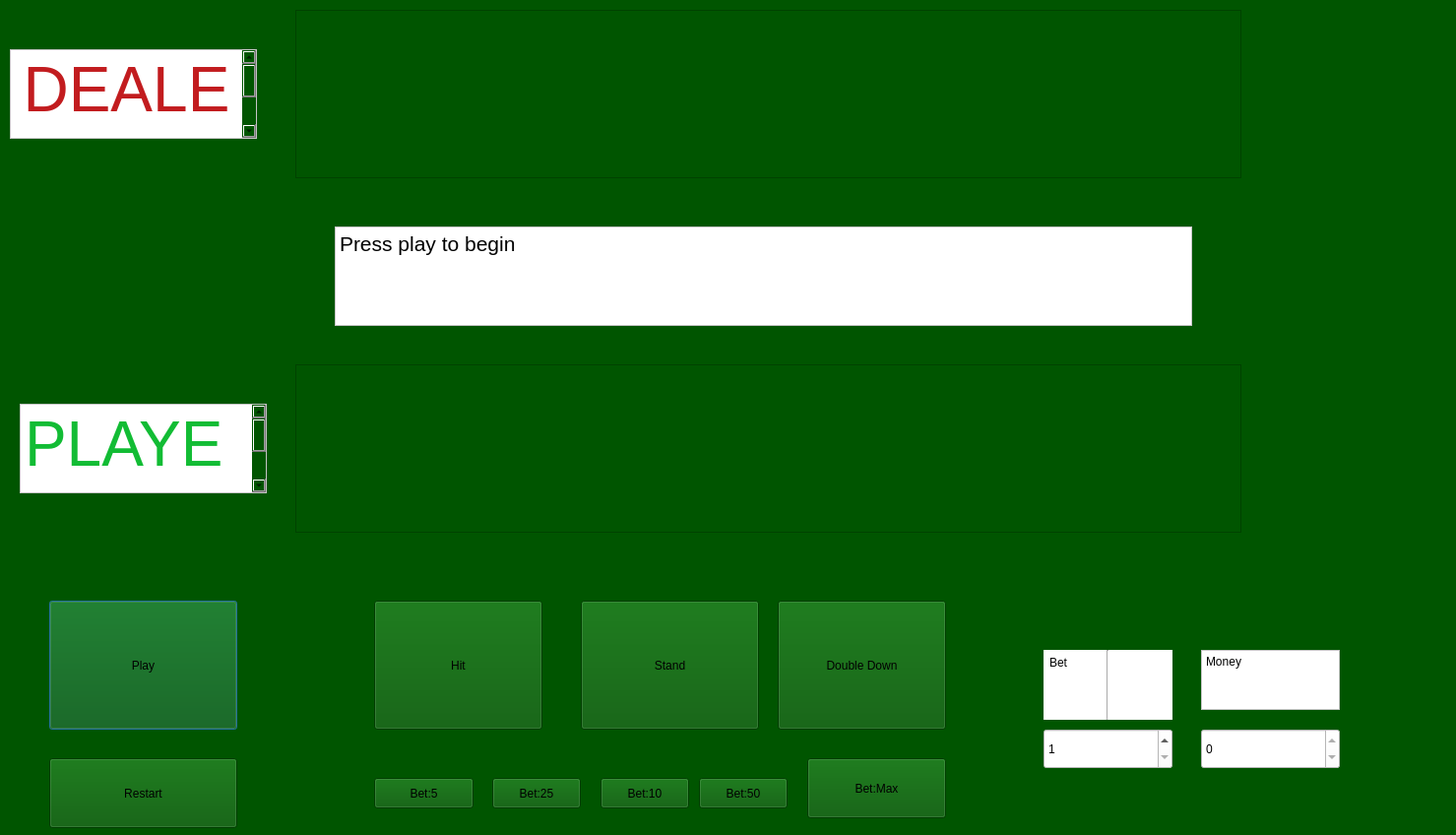
<?xml version="1.0" encoding="UTF-8"?>
<ui version="4.0">
 <class>GameScreen</class>
 <widget class="QDialog" name="GameScreen">
  <property name="geometry">
   <rect>
    <x>0</x>
    <y>0</y>
    <width>1479</width>
    <height>848</height>
   </rect>
  </property>
  <property name="windowTitle">
   <string>GameScreen</string>
  </property>
  <property name="autoFillBackground">
   <bool>false</bool>
  </property>
  <property name="styleSheet">
   <string notr="true">background:rgb(0, 85, 0);</string>
  </property>
  <widget class="QTextEdit" name="Dealer_Hand">
   <property name="geometry">
    <rect>
     <x>300</x>
     <y>10</y>
     <width>961</width>
     <height>171</height>
    </rect>
   </property>
   <property name="styleSheet">
    <string notr="true">font: 25 italic 36pt &quot;Ubuntu&quot;;
color:rgb(255, 255, 255);</string>
   </property>
   <property name="readOnly">
    <bool>true</bool>
   </property>
  </widget>
  <widget class="QTextEdit" name="Player_Hand">
   <property name="geometry">
    <rect>
     <x>300</x>
     <y>370</y>
     <width>961</width>
     <height>171</height>
    </rect>
   </property>
   <property name="styleSheet">
    <string notr="true">font: 25 italic 36pt &quot;Ubuntu&quot;;
color:rgb(255, 255, 255);</string>
   </property>
   <property name="readOnly">
    <bool>true</bool>
   </property>
  </widget>
  <widget class="QTextEdit" name="Dealer">
   <property name="geometry">
    <rect>
     <x>10</x>
     <y>50</y>
     <width>251</width>
     <height>91</height>
    </rect>
   </property>
   <property name="styleSheet">
    <string notr="true">background: rgb(255, 255, 255);</string>
   </property>
   <property name="readOnly">
    <bool>true</bool>
   </property>
   <property name="html">
    <string>&lt;!DOCTYPE HTML PUBLIC &quot;-//W3C//DTD HTML 4.0//EN&quot; &quot;http://www.w3.org/TR/REC-html40/strict.dtd&quot;&gt;
&lt;html&gt;&lt;head&gt;&lt;meta name=&quot;qrichtext&quot; content=&quot;1&quot; /&gt;&lt;style type=&quot;text/css&quot;&gt;
p, li { white-space: pre-wrap; }
&lt;/style&gt;&lt;/head&gt;&lt;body style=&quot; font-family:'Ubuntu'; font-size:10pt; font-weight:400; font-style:normal;&quot;&gt;
&lt;p align=&quot;center&quot; style=&quot; margin-top:0px; margin-bottom:0px; margin-left:0px; margin-right:0px; -qt-block-indent:0; text-indent:0px;&quot;&gt;&lt;span style=&quot; font-size:48pt; color:#c21c1f;&quot;&gt;DEALER&lt;/span&gt;&lt;/p&gt;&lt;/body&gt;&lt;/html&gt;</string>
   </property>
  </widget>
  <widget class="QTextEdit" name="Player">
   <property name="geometry">
    <rect>
     <x>20</x>
     <y>410</y>
     <width>251</width>
     <height>91</height>
    </rect>
   </property>
   <property name="styleSheet">
    <string notr="true">background: rgb(255, 255, 255);</string>
   </property>
   <property name="readOnly">
    <bool>true</bool>
   </property>
   <property name="html">
    <string>&lt;!DOCTYPE HTML PUBLIC &quot;-//W3C//DTD HTML 4.0//EN&quot; &quot;http://www.w3.org/TR/REC-html40/strict.dtd&quot;&gt;
&lt;html&gt;&lt;head&gt;&lt;meta name=&quot;qrichtext&quot; content=&quot;1&quot; /&gt;&lt;style type=&quot;text/css&quot;&gt;
p, li { white-space: pre-wrap; }
&lt;/style&gt;&lt;/head&gt;&lt;body style=&quot; font-family:'Ubuntu'; font-size:10pt; font-weight:400; font-style:normal;&quot;&gt;
&lt;p style=&quot; margin-top:0px; margin-bottom:0px; margin-left:0px; margin-right:0px; -qt-block-indent:0; text-indent:0px;&quot;&gt;&lt;span style=&quot; font-size:48pt; color:#12bc34;&quot;&gt;PLAYER&lt;/span&gt;&lt;/p&gt;&lt;/body&gt;&lt;/html&gt;</string>
   </property>
  </widget>
  <widget class="QPushButton" name="Play">
   <property name="geometry">
    <rect>
     <x>50</x>
     <y>610</y>
     <width>191</width>
     <height>131</height>
    </rect>
   </property>
   <property name="styleSheet">
    <string notr="true">font: 25 italic 20pt &quot;Ubuntu&quot;;</string>
   </property>
   <property name="text">
    <string>Play</string>
   </property>
  </widget>
  <widget class="QPushButton" name="Hit">
   <property name="geometry">
    <rect>
     <x>380</x>
     <y>610</y>
     <width>171</width>
     <height>131</height>
    </rect>
   </property>
   <property name="styleSheet">
    <string notr="true">font: 25 italic 20pt &quot;Ubuntu&quot;;</string>
   </property>
   <property name="text">
    <string>Hit</string>
   </property>
  </widget>
  <widget class="QPushButton" name="Stand">
   <property name="geometry">
    <rect>
     <x>590</x>
     <y>610</y>
     <width>181</width>
     <height>131</height>
    </rect>
   </property>
   <property name="styleSheet">
    <string notr="true">font: 25 italic 20pt &quot;Ubuntu&quot;;</string>
   </property>
   <property name="text">
    <string>Stand</string>
   </property>
  </widget>
  <widget class="QPushButton" name="DoubleDown">
   <property name="geometry">
    <rect>
     <x>790</x>
     <y>610</y>
     <width>171</width>
     <height>131</height>
    </rect>
   </property>
   <property name="styleSheet">
    <string notr="true">font: 25 italic 20pt &quot;Ubuntu&quot;;</string>
   </property>
   <property name="text">
    <string>Double Down</string>
   </property>
  </widget>
  <widget class="QTextEdit" name="Log">
   <property name="geometry">
    <rect>
     <x>340</x>
     <y>230</y>
     <width>871</width>
     <height>101</height>
    </rect>
   </property>
   <property name="styleSheet">
    <string notr="true">font: 14pt &quot;Ubuntu&quot;;
background: rgb(255, 255, 255);</string>
   </property>
   <property name="readOnly">
    <bool>true</bool>
   </property>
   <property name="html">
    <string>&lt;!DOCTYPE HTML PUBLIC &quot;-//W3C//DTD HTML 4.0//EN&quot; &quot;http://www.w3.org/TR/REC-html40/strict.dtd&quot;&gt;
&lt;html&gt;&lt;head&gt;&lt;meta name=&quot;qrichtext&quot; content=&quot;1&quot; /&gt;&lt;style type=&quot;text/css&quot;&gt;
p, li { white-space: pre-wrap; }
&lt;/style&gt;&lt;/head&gt;&lt;body style=&quot; font-family:'Ubuntu'; font-size:14pt; font-weight:400; font-style:normal;&quot;&gt;
&lt;p style=&quot; margin-top:0px; margin-bottom:0px; margin-left:0px; margin-right:0px; -qt-block-indent:0; text-indent:0px;&quot;&gt;&lt;span style=&quot; font-size:16pt;&quot;&gt;Press play to begin&lt;/span&gt;&lt;/p&gt;&lt;/body&gt;&lt;/html&gt;</string>
   </property>
  </widget>
  <widget class="QSpinBox" name="Bet">
   <property name="geometry">
    <rect>
     <x>1060</x>
     <y>740</y>
     <width>131</width>
     <height>41</height>
    </rect>
   </property>
   <property name="styleSheet">
    <string notr="true">font: 25 italic 14pt &quot;Ubuntu&quot;;
background: rgb(255, 255, 255);</string>
   </property>
   <property name="minimum">
    <number>1</number>
   </property>
   <property name="maximum">
    <number>500</number>
   </property>
  </widget>
  <widget class="QPlainTextEdit" name="plainTextEdit">
   <property name="geometry">
    <rect>
     <x>1060</x>
     <y>660</y>
     <width>131</width>
     <height>71</height>
    </rect>
   </property>
   <property name="autoFillBackground">
    <bool>false</bool>
   </property>
   <property name="styleSheet">
    <string notr="true">background: rgb(255, 255, 255);
font: 12pt &quot;Ubuntu&quot;;</string>
   </property>
   <property name="frameShape">
    <enum>QFrame::VLine</enum>
   </property>
   <property name="readOnly">
    <bool>true</bool>
   </property>
   <property name="plainText">
    <string>Bet</string>
   </property>
  </widget>
  <widget class="QPlainTextEdit" name="plainTextEdit_2">
   <property name="geometry">
    <rect>
     <x>1220</x>
     <y>660</y>
     <width>141</width>
     <height>61</height>
    </rect>
   </property>
   <property name="styleSheet">
    <string notr="true">font: 25 italic 11pt &quot;Ubuntu&quot;;
background: rgb(255, 255, 255);</string>
   </property>
   <property name="readOnly">
    <bool>true</bool>
   </property>
   <property name="plainText">
    <string>Money</string>
   </property>
  </widget>
  <widget class="QSpinBox" name="Money">
   <property name="geometry">
    <rect>
     <x>1220</x>
     <y>740</y>
     <width>141</width>
     <height>41</height>
    </rect>
   </property>
   <property name="styleSheet">
    <string notr="true">font: 25 italic 16pt &quot;Ubuntu&quot;;
background: rgb(255, 255, 255);</string>
   </property>
   <property name="readOnly">
    <bool>true</bool>
   </property>
   <property name="maximum">
    <number>999999999</number>
   </property>
  </widget>
  <widget class="QPushButton" name="Restart">
   <property name="geometry">
    <rect>
     <x>50</x>
     <y>770</y>
     <width>191</width>
     <height>71</height>
    </rect>
   </property>
   <property name="styleSheet">
    <string notr="true">font: 25 italic 14pt &quot;Ubuntu&quot;;</string>
   </property>
   <property name="text">
    <string>Restart</string>
   </property>
  </widget>
  <widget class="QPushButton" name="setBet10">
   <property name="geometry">
    <rect>
     <x>610</x>
     <y>790</y>
     <width>90</width>
     <height>31</height>
    </rect>
   </property>
   <property name="text">
    <string>Bet:10</string>
   </property>
  </widget>
  <widget class="QPushButton" name="setbet25">
   <property name="geometry">
    <rect>
     <x>500</x>
     <y>790</y>
     <width>90</width>
     <height>31</height>
    </rect>
   </property>
   <property name="text">
    <string>Bet:25</string>
   </property>
  </widget>
  <widget class="QPushButton" name="setBet50">
   <property name="geometry">
    <rect>
     <x>710</x>
     <y>790</y>
     <width>90</width>
     <height>31</height>
    </rect>
   </property>
   <property name="text">
    <string>Bet:50</string>
   </property>
  </widget>
  <widget class="QPushButton" name="setBetMax">
   <property name="geometry">
    <rect>
     <x>820</x>
     <y>770</y>
     <width>141</width>
     <height>61</height>
    </rect>
   </property>
   <property name="text">
    <string>Bet:Max</string>
   </property>
  </widget>
  <widget class="QPushButton" name="setBet5">
   <property name="geometry">
    <rect>
     <x>380</x>
     <y>790</y>
     <width>101</width>
     <height>31</height>
    </rect>
   </property>
   <property name="text">
    <string>Bet:5</string>
   </property>
  </widget>
 </widget>
 <resources/>
 <connections>
  <connection>
   <sender>Play</sender>
   <signal>clicked()</signal>
   <receiver>GameScreen</receiver>
   <slot>play()</slot>
   <hints>
    <hint type="sourcelabel">
     <x>185</x>
     <y>525</y>
    </hint>
    <hint type="destinationlabel">
     <x>507</x>
     <y>318</y>
    </hint>
   </hints>
  </connection>
  <connection>
   <sender>Hit</sender>
   <signal>clicked()</signal>
   <receiver>GameScreen</receiver>
   <slot>hit()</slot>
   <hints>
    <hint type="sourcelabel">
     <x>410</x>
     <y>525</y>
    </hint>
    <hint type="destinationlabel">
     <x>507</x>
     <y>318</y>
    </hint>
   </hints>
  </connection>
  <connection>
   <sender>Stand</sender>
   <signal>clicked()</signal>
   <receiver>GameScreen</receiver>
   <slot>stand()</slot>
   <hints>
    <hint type="sourcelabel">
     <x>630</x>
     <y>525</y>
    </hint>
    <hint type="destinationlabel">
     <x>507</x>
     <y>318</y>
    </hint>
   </hints>
  </connection>
  <connection>
   <sender>DoubleDown</sender>
   <signal>clicked()</signal>
   <receiver>GameScreen</receiver>
   <slot>doubleDown()</slot>
   <hints>
    <hint type="sourcelabel">
     <x>820</x>
     <y>475</y>
    </hint>
    <hint type="destinationlabel">
     <x>648</x>
     <y>285</y>
    </hint>
   </hints>
  </connection>
  <connection>
   <sender>Restart</sender>
   <signal>clicked()</signal>
   <receiver>GameScreen</receiver>
   <slot>restart()</slot>
   <hints>
    <hint type="sourcelabel">
     <x>645</x>
     <y>765</y>
    </hint>
    <hint type="destinationlabel">
     <x>664</x>
     <y>426</y>
    </hint>
   </hints>
  </connection>
  <connection>
   <sender>setBet5</sender>
   <signal>clicked()</signal>
   <receiver>GameScreen</receiver>
   <slot>setBet5()</slot>
   <hints>
    <hint type="sourcelabel">
     <x>1030</x>
     <y>675</y>
    </hint>
    <hint type="destinationlabel">
     <x>664</x>
     <y>426</y>
    </hint>
   </hints>
  </connection>
  <connection>
   <sender>setBet10</sender>
   <signal>clicked()</signal>
   <receiver>GameScreen</receiver>
   <slot>setBet10()</slot>
   <hints>
    <hint type="sourcelabel">
     <x>1164</x>
     <y>673</y>
    </hint>
    <hint type="destinationlabel">
     <x>664</x>
     <y>426</y>
    </hint>
   </hints>
  </connection>
  <connection>
   <sender>setbet25</sender>
   <signal>clicked()</signal>
   <receiver>GameScreen</receiver>
   <slot>setBet25()</slot>
   <hints>
    <hint type="sourcelabel">
     <x>1034</x>
     <y>733</y>
    </hint>
    <hint type="destinationlabel">
     <x>664</x>
     <y>426</y>
    </hint>
   </hints>
  </connection>
  <connection>
   <sender>setBet50</sender>
   <signal>clicked()</signal>
   <receiver>GameScreen</receiver>
   <slot>setBet50()</slot>
   <hints>
    <hint type="sourcelabel">
     <x>1164</x>
     <y>733</y>
    </hint>
    <hint type="destinationlabel">
     <x>664</x>
     <y>426</y>
    </hint>
   </hints>
  </connection>
  <connection>
   <sender>setBetMax</sender>
   <signal>clicked()</signal>
   <receiver>GameScreen</receiver>
   <slot>setBetMax()</slot>
   <hints>
    <hint type="sourcelabel">
     <x>1104</x>
     <y>793</y>
    </hint>
    <hint type="destinationlabel">
     <x>664</x>
     <y>426</y>
    </hint>
   </hints>
  </connection>
 </connections>
 <slots>
  <slot>play()</slot>
  <slot>hit()</slot>
  <slot>stand()</slot>
  <slot>doubleDown()</slot>
  <slot>restart()</slot>
  <slot>setBet5()</slot>
  <slot>setBet10()</slot>
  <slot>setBet25()</slot>
  <slot>setBet50()</slot>
  <slot>setBetMax()</slot>
 </slots>
</ui>
